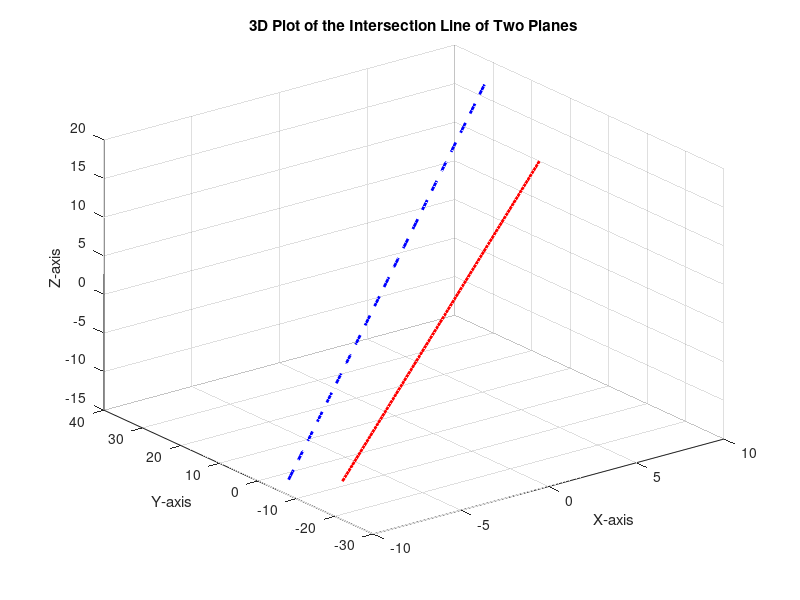

The MATLAB script that drew this image:
% 定义参数t的范围
t = linspace(-10, 10, 100); % 从-10到10，生成100个点

% 计算交线上的点
x = t;
y = 2*t - 2;
z = t;

% 计算交线上的点
i = t;
j = 2*t + 12;
k = (3/2)*t + 2;

% 绘制直线
figure;
plot3(x, y,z, 'r-', 'LineWidth', 2);
hold on;
plot3(i, j, k, 'b--', 'LineWidth', 2);
hold off;
xlabel('X-axis');
ylabel('Y-axis');
zlabel('Z-axis');
title('3D Plot of the Intersection Line of Two Planes');
grid on;